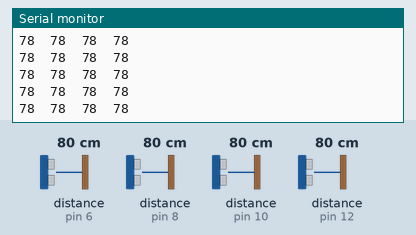
Bench run of a sketch on a simulated Arduino Uno, built with avr-gcc and run on an emulated ATmega328P. Shown: the last lines printed to the serial monitor. Wiring (inferred from the names in the program): 4 × ultrasonic range finder: trigger pin 7, echo pin 6 / trigger pin 9, echo pin 8 / trigger pin 11, echo pin 10 / trigger pin 13, echo pin 12. The test bench sets the inputs (shaded band); at power-on: distance to the obstacle (sensors on pin 6, pin 8, pin 10, pin 12) 80 cm. The echo pulse lasts 58.3 µs per cm.

Above: at 1.2 s.
1.3 s: distance to the obstacle (sensor on pin 6) set to 2 cm
At 1.9 s:
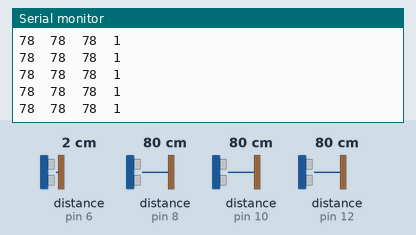
4.3 s: distance to the obstacle (sensor on pin 8) set to 18 cm
At 5.2 s:
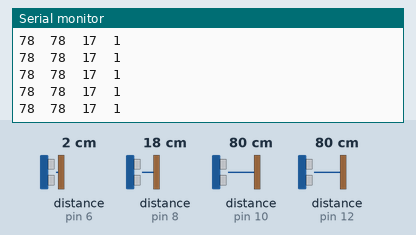
7.3 s: distance to the obstacle (sensor on pin 10) set to 18 cm
At 8.3 s:
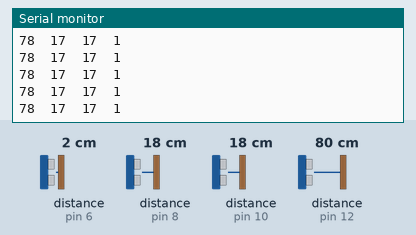
10.3 s: distance to the obstacle (sensor on pin 12) set to 2 cm
At 10.8 s:
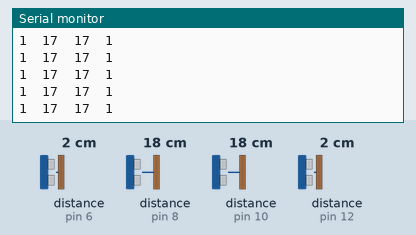
11.8 s: distance to the obstacle (sensor on pin 6) set to 4 cm
At 12.8 s:
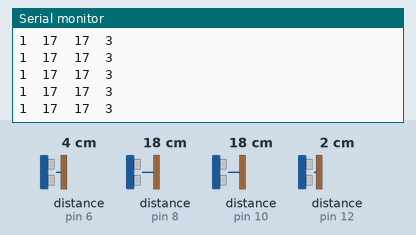
13.3 s: distance to the obstacle (sensor on pin 8) set to 2 cm
At 14.3 s:
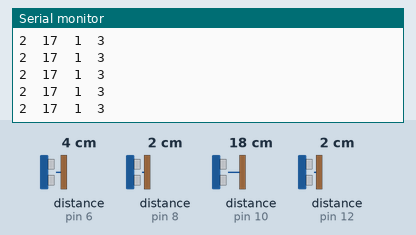
Timing chart, 0 to 15.8 s (numbered marks = the images above; inputs shaded):
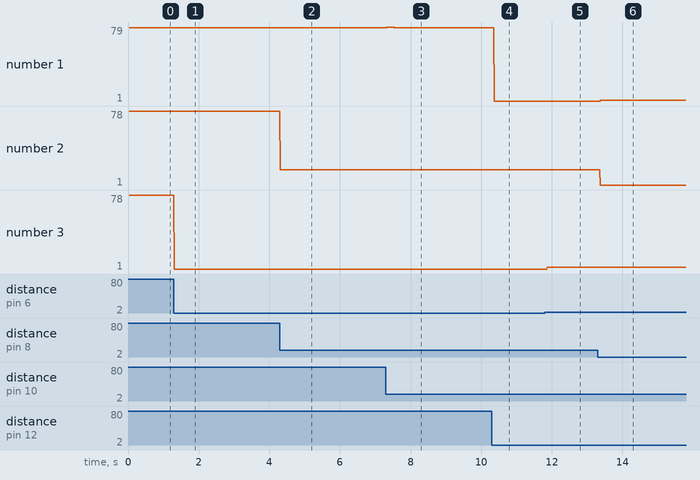

The sketch:

readSonar.ino
```cpp
const int TRIG_PIN_FRONT = 13;
const int ECHO_PIN_FRONT = 12;
const int TRIG_PIN_FRONT_LEFT = 11;
const int ECHO_PIN_FRONT_LEFT = 10;
const int TRIG_PIN_FRONT_RIGHT = 9;
const int ECHO_PIN_FRONT_RIGHT = 8;
const int TRIG_PIN_BACK = 7;
const int ECHO_PIN_BACK = 6;
long durationFront;
int distanceFront;
long durationFrontLeft;
int distanceFrontLeft;
long durationFrontRight;
int distanceFrontRight;
long durationBack;
int distanceBack;
void setup() {
  Serial.begin(9600);
  // put your setup code here, to run once:
  pinMode(TRIG_PIN_FRONT, OUTPUT);
  pinMode(ECHO_PIN_FRONT, INPUT);
  pinMode(TRIG_PIN_FRONT_LEFT, OUTPUT);
  pinMode(ECHO_PIN_FRONT_LEFT, INPUT);
  pinMode(TRIG_PIN_FRONT_RIGHT, OUTPUT);
  pinMode(ECHO_PIN_FRONT_RIGHT, INPUT);
  pinMode(TRIG_PIN_BACK, OUTPUT);
  pinMode(ECHO_PIN_BACK, INPUT);
   Serial.print("Ready");
}

void loop() {
  digitalWrite(TRIG_PIN_FRONT, LOW);
  delayMicroseconds(2);
  digitalWrite(TRIG_PIN_FRONT, HIGH);
  delayMicroseconds(10);
  digitalWrite(TRIG_PIN_FRONT, LOW);
  durationFront = pulseIn(ECHO_PIN_FRONT, HIGH);

  digitalWrite(TRIG_PIN_FRONT_LEFT, LOW);
  delayMicroseconds(2);
  digitalWrite(TRIG_PIN_FRONT_LEFT, HIGH);
  delayMicroseconds(10);
  digitalWrite(TRIG_PIN_FRONT_LEFT, LOW);
  durationFrontLeft = pulseIn(ECHO_PIN_FRONT_LEFT, HIGH);

  digitalWrite(TRIG_PIN_FRONT_LEFT, LOW);
  delayMicroseconds(2);
  digitalWrite(TRIG_PIN_FRONT_RIGHT, HIGH);
  delayMicroseconds(10);
  digitalWrite(TRIG_PIN_FRONT_RIGHT, LOW);
  durationFrontRight = pulseIn(ECHO_PIN_FRONT_RIGHT, HIGH);

  digitalWrite(TRIG_PIN_BACK, LOW);
  delayMicroseconds(2);
  digitalWrite(TRIG_PIN_BACK, HIGH);
  delayMicroseconds(10);
  digitalWrite(TRIG_PIN_BACK, LOW);
  durationBack = pulseIn(ECHO_PIN_BACK, HIGH);

  // Calculating the distance
  distanceFront = durationFront*0.034/2;
  distanceFrontLeft = durationFrontLeft*0.034/2;
  distanceFrontRight = durationFrontRight*0.034/2;
  distanceBack = durationBack*0.034/2;

  Serial.print(distanceFront);
  Serial.print("\t");
  Serial.print(distanceFrontLeft);
  Serial.print("\t");
  Serial.print(distanceFrontRight);
  Serial.print("\t");
  Serial.println(distanceBack);

}
```

Measured:
- after the input at 1.3 s, the serial monitor: prints a new line at once (image 1)
- after the input at 4.3 s, the serial monitor: prints a new line at once (image 2)
- after the input at 7.3 s, the serial monitor: prints a new line at once (image 3)
- after the input at 10.3 s, the serial monitor: prints a new line after 0.07 s (image 4)
- after the input at 11.8 s, the serial monitor: prints a new line after 0.07 s (image 5)
- after the input at 13.3 s, the serial monitor: prints a new line after 0.07 s (image 6)
- plotted number 1: 1 → 2 after the input at 13.3 s
- plotted number 2: 78 → 17 after the input at 4.3 s
